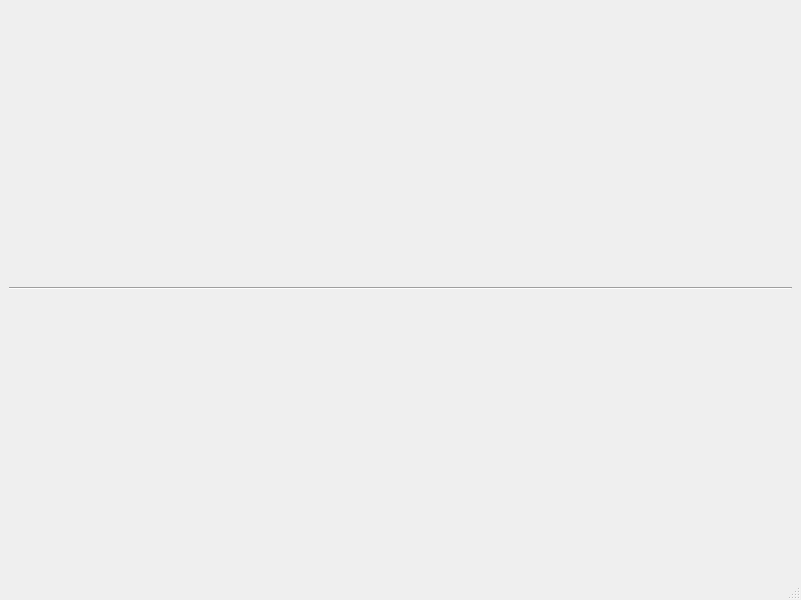
<?xml version="1.0" encoding="UTF-8"?>
<ui version="4.0">
 <class>MainWindow</class>
 <widget class="QMainWindow" name="MainWindow">
  <property name="geometry">
   <rect>
    <x>0</x>
    <y>0</y>
    <width>801</width>
    <height>600</height>
   </rect>
  </property>
  <property name="font">
   <font>
    <family>Cantarell</family>
   </font>
  </property>
  <property name="windowTitle">
   <string>MainWindow</string>
  </property>
  <property name="styleSheet">
   <string notr="true"/>
  </property>
  <widget class="QWidget" name="centralwidget">
   <layout class="QGridLayout" name="gridLayout">
    <item row="0" column="0">
     <layout class="QHBoxLayout" name="horizontalLayout"/>
    </item>
    <item row="1" column="0">
     <widget class="Line" name="line">
      <property name="orientation">
       <enum>Qt::Horizontal</enum>
      </property>
     </widget>
    </item>
   </layout>
  </widget>
  <widget class="QStatusBar" name="statusbar"/>
 </widget>
 <resources/>
 <connections/>
</ui>
